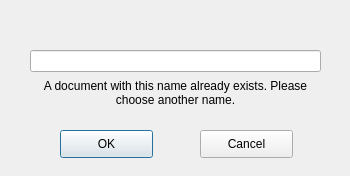
<?xml version="1.0" encoding="UTF-8"?>
<ui version="4.0">
 <class>ChooseName</class>
 <widget class="QDialog" name="ChooseName">
  <property name="geometry">
   <rect>
    <x>0</x>
    <y>0</y>
    <width>350</width>
    <height>176</height>
   </rect>
  </property>
  <property name="windowTitle">
   <string>Dialog</string>
  </property>
  <widget class="QLineEdit" name="lineEdit">
   <property name="geometry">
    <rect>
     <x>30</x>
     <y>50</y>
     <width>291</width>
     <height>22</height>
    </rect>
   </property>
  </widget>
  <widget class="QPushButton" name="pushButton_ok">
   <property name="geometry">
    <rect>
     <x>60</x>
     <y>130</y>
     <width>93</width>
     <height>28</height>
    </rect>
   </property>
   <property name="text">
    <string>OK</string>
   </property>
  </widget>
  <widget class="QPushButton" name="pushButton_cancel">
   <property name="geometry">
    <rect>
     <x>200</x>
     <y>130</y>
     <width>93</width>
     <height>28</height>
    </rect>
   </property>
   <property name="text">
    <string>Cancel</string>
   </property>
  </widget>
  <widget class="QLabel" name="label">
   <property name="geometry">
    <rect>
     <x>30</x>
     <y>60</y>
     <width>291</width>
     <height>51</height>
    </rect>
   </property>
   <property name="text">
    <string>
A document with this name already exists. Please choose another name.</string>
   </property>
   <property name="scaledContents">
    <bool>true</bool>
   </property>
   <property name="alignment">
    <set>Qt::AlignCenter</set>
   </property>
   <property name="wordWrap">
    <bool>true</bool>
   </property>
  </widget>
 </widget>
 <resources/>
 <connections/>
</ui>
